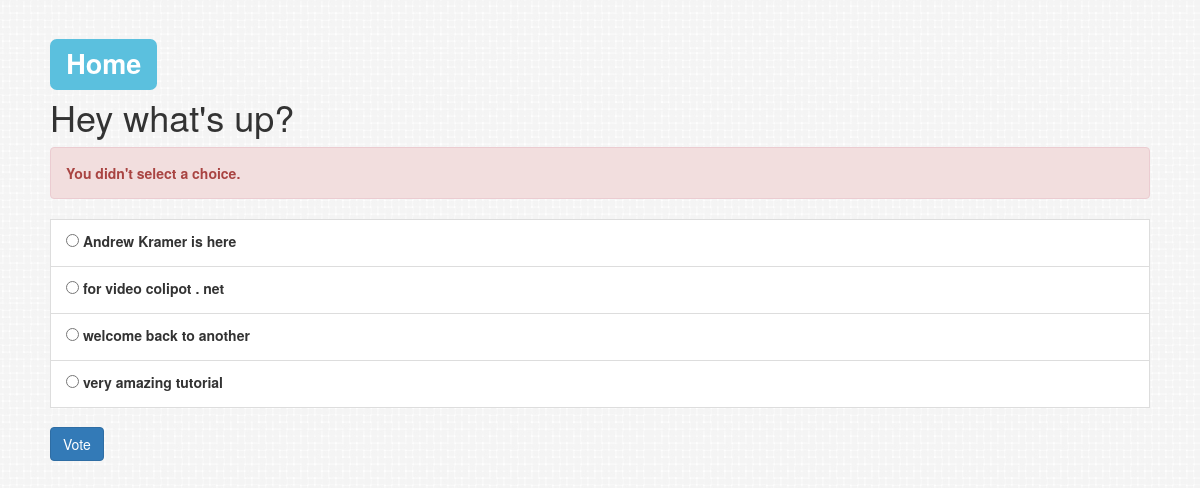
The page /polls/1/vote/ on the database its author committed.
### polls/models.py (models this page shows, shortened)
class Question(models.Model):
    question_text = models.CharField(max_length=200)
    pub_date = models.DateTimeField('date published')
    def was_published_recently(self):
        now = timezone.now()
        return now - datetime.timedelta(days=1) <= self.pub_date <= now
    was_published_recently.admin_order_field = 'pub_date'
    was_published_recently.boolean = True
    was_published_recently.short_description = "Published recently?"

class Choice(models.Model):
    question = models.ForeignKey(Question, on_delete=models.CASCADE)
    choice_text = models.CharField(max_length=200)
    votes = models.IntegerField(default=0)

### polls/views.py (the view)
# urls.py: url(r'^(?P<question_id>[0-9]+)/vote/$', views.vote, name='vote'),
def vote(request, question_id):
    question = get_object_or_404(Question, pk=question_id)
    try:
        selected_choice = question.choice_set.get(pk=request.POST['choice'])
    except (KeyError, Choice.DoesNotExist):
        return render(request, 'polls/detail.html', {
            'question': question,
            'error_message': "You didn't select a choice.",
        })
    else:
        selected_choice.votes += 1
        selected_choice.save()
    return HttpResponseRedirect(reverse('polls:results', args=(question.id,)))

### polls/templates/polls/detail.html (shortened to what this page needs)
{% extends 'polls/template.html' %}
{% block content %}
     <h1> <a href="{% url "polls:index" %}" ><span class="label label-info">Home</span></a></h1>
<h1>{{ question.question_text }}</h1>
{% if error_message %}<div class="alert alert-danger"> <p><strong>{{ error_message }}</strong></p> </div>{% endif %}
<form action="{% url 'polls:vote' question.id %}" method="post">
{% for choice in question.choice_set.all %}
    <li class="list-group-item">
    <input type="radio" name="choice" id="choice{{ forloop.counter }}" value="{{ choice.id }}" />
    <label for="choice{{ forloop.counter }}">{{ choice.choice_text }}</label>
    </li>
{% endfor %}
<br>
<input type="submit" value="Vote" class="btn btn-primary"/>
</form>
{% endblock %}

### polls/static/polls/styles.css (style rules this page uses)
body { margin: 50px; background: white url("images/bg.jpg") repeat right bottom; }

### rows shown on the page
Question: question_text "Hey what's up?"
Choice: choice_text "Andrew Kramer is here"
Choice: choice_text "for video colipot . net"
Choice: choice_text "welcome back to another"
Choice: choice_text "very amazing tutorial"

### other values the page prints
{{ error_message }} "You didn't select a choice."
